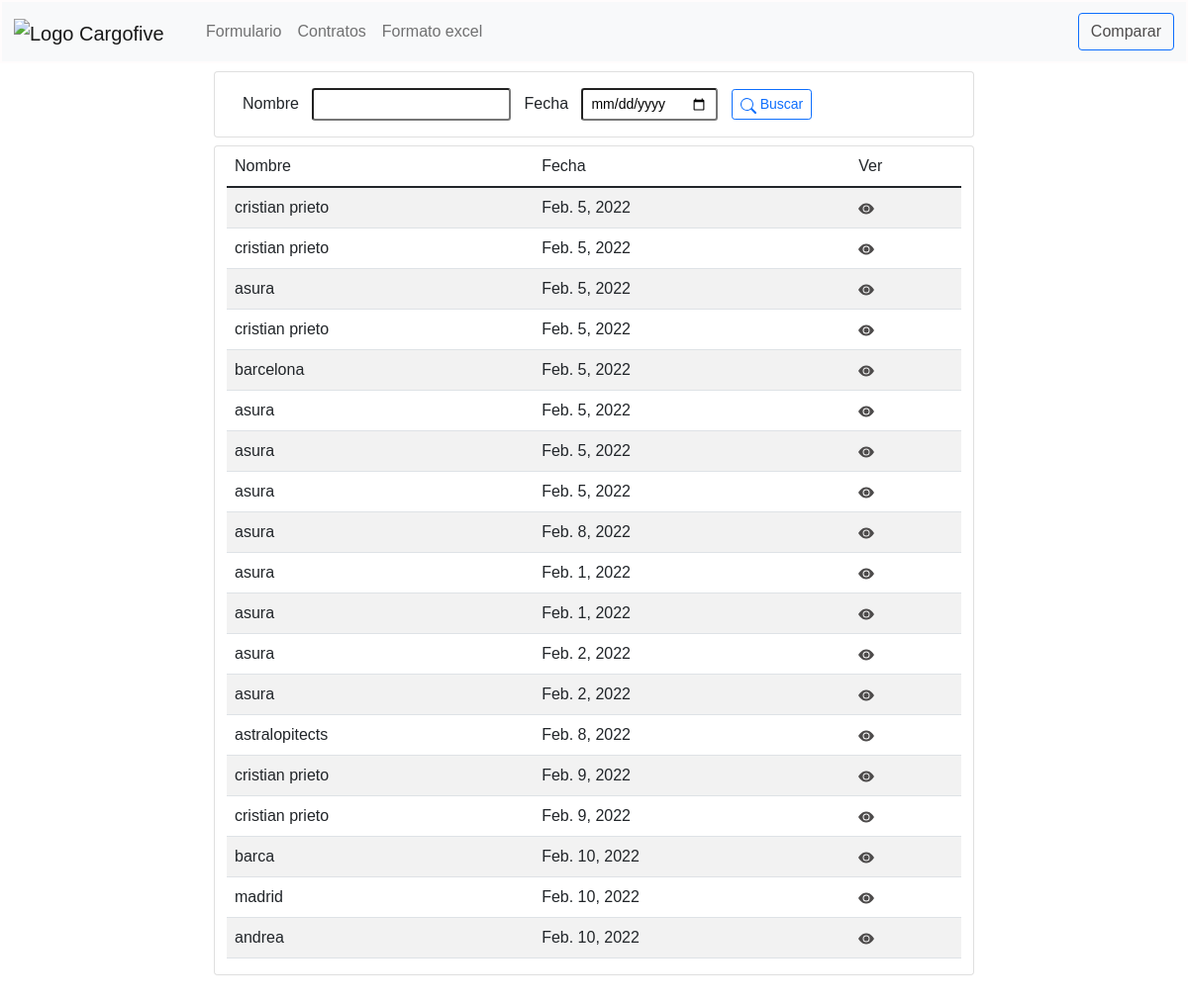
The app's page /contracts with its own data.
### cargo/models.py (models this page shows, shortened)
class Contracts(models.Model):
    name = models.CharField(max_length=100)
    date = models.DateField()
    file = models.FileField(upload_to="cargo/", validators=[validate_file_extension])

### cargo/views.py (the view)
# urls.py: path('contracts', views.contracts, name='contracts'),
def contracts(request):
    form = FilterContract()
    if request.method == 'GET':
        data = request.GET
        if data:
            if data['name'] == '' and data['date'] == '':
                contracts = Contracts.objects.all()
            elif data['name'] != '' and data['date'] != '':
                contracts = Contracts.objects.filter(name = data['name'], date = data['date'])
            elif data['name'] == '':
                contracts = Contracts.objects.filter(date = data['date'])
            else:
                contracts = Contracts.objects.filter(name = data['name'])
        else:
            contracts = Contracts.objects.all()
    return render(request, "cargo/contracts.html", {'contracts': contracts, 'form':form})

### cargo/forms.py
class FilterContract(forms.ModelForm):
    def __init__(self, *args, **kwargs):
        super().__init__(*args, **kwargs)
        for field in self.Meta.fields:
            self.fields[field].required = False
    class Meta:
        model = Contracts
        fields = ['name', 'date']
        widgets = {
            'name': forms.DateInput(attrs={'class': 'form-control-sm', 'type': 'text', 'style':'outline: none'}),
            'date': forms.DateInput(format=('%d-%m-%Y'), attrs={'class': 'datepicker form-control-sm', 'type': 'date','style':'outline: none'})
        }

### cargo/templates/cargo/contracts.html (shortened to what this page needs)
{% extends 'core/base.html' %} {% block content %}
<div class="card " style="width: 48rem;">
    <div class="card-body">
        <form action="" method="GET">
            <div class="form-row">
                <div class="col">
                    <label for="">Nombre  </label> &nbsp; {{ form.name }} &nbsp;
                    <label for="">Fecha </label> &nbsp; {{ form.date }}&nbsp;&nbsp;
                    <button type="submit" class="btn btn-outline-primary btn-sm">
                        Buscar
                    </button>
                </div>
            </div>
        </form>
    </div>
</div>
<div class="card mt-2 mb-5" style="width: 48rem;">
    <table class="table table-striped">
        <thead>
            <tr>
                <td>Nombre</td>
                <td>Fecha</td>
                <td>Ver</td>
            </tr>
        </thead>
        <tbody>
            {% for contract in contracts %}
            <tr>
                <td>{{ contract.name }}</td>
                <td>{{ contract.date }}</td>
                <td>
                    <a href="{% url 'contract' contract.id %}">
                        <svg xmlns="http://www.w3.org/2000/svg" width="16" height="16" fill="currentColor" class="bi bi-eye-fill" viewBox="0 0 16 16">
                    <path d="M10.5 8a2.5 2.5 0 1 1-5 0 2.5 2.5 0 0 1 5 0z"/>
                    <path d="M0 8s3-5.5 8-5.5S16 8 16 8s-3 5.5-8 5.5S0 8 0 8zm8 3.5a3.5 3.5 0 1 0 0-7 3.5 3.5 0 0 0 0 7z"/>
                  </svg>
                    </a>
                </td>
            </tr>
            {% endfor %}
        </tbody>
    </table>
</div>
{% endblock %}

### core/templates/core/base.html (shortened to what this page needs)
{% load static %}
<!DOCTYPE html>
<html lang="en">
<head>
    <link href="https://cdn.jsdelivr.net/npm/bootstrap@5.1.3/dist/css/bootstrap.min.css" rel="stylesheet" />
    <link href="{% static 'core/css/base.css' %}" rel="stylesheet" />
</head>
<body>
    <header>
        <nav class="navbar navbar-expand-lg navbar-light bg-light">
            <div class="container-fluid">
                <a class="navbar-brand" href="{% url 'new_contract' %}">
                    <img src="https://cargofive.com/wp-content/uploads/2018/07/logo.svg" alt="Logo Cargofive" class="d-inline-block align-text-top" />
                </a>
                <div class="collapse navbar-collapse" id="navbarText">
                    <ul class="navbar-nav me-auto mb-2 mb-lg-0">
                        <li class="nav-item">
                            <a class="nav-link" href="{% url 'new_contract' %}">Formulario</a>
                        </li>
                        <li class="nav-item">
                            <a class="nav-link" href="{% url 'contracts' %}">Contratos</a>
                        </li>
                        <li class="nav-item">
                            <a class="nav-link" href="/media/format/Formato.xlsx" download>Formato excel</a>
                        </li>
                    </ul>
                    <button class="btn btn-outline-primary" type="submit"><a href="{% url 'comparison' %}">Comparar</a></button>
                </div>
        </nav>
    </header>
    <div class="container mt-2 ">
        <div class="row justify-content-center">
            {% block content %} {% endblock %}
        </div>
    </div>
</body>
</html>

### core/static/core/css/base.css (style rules this page uses)
body { margin: 0; padding: 0; font-family: Verdana, Geneva, Tahoma, sans-serif; }
header { background: #fffcfc; padding: 2px; }
img { width: 170px; }
a { color: #4d4b4b; text-decoration: none; }

### records on screen
Contracts: name "cristian prieto", date "Feb. 5, 2022"
Contracts: name "cristian prieto", date "Feb. 5, 2022"
Contracts: name "asura", date "Feb. 5, 2022"
Contracts: name "cristian prieto", date "Feb. 5, 2022"
Contracts: name "barcelona", date "Feb. 5, 2022"
Contracts: name "asura", date "Feb. 5, 2022"
Contracts: name "asura", date "Feb. 5, 2022"
Contracts: name "asura", date "Feb. 5, 2022"
Contracts: name "asura", date "Feb. 8, 2022"
Contracts: name "asura", date "Feb. 1, 2022"
Contracts: name "asura", date "Feb. 1, 2022"
Contracts: name "asura", date "Feb. 2, 2022"
Contracts: name "asura", date "Feb. 2, 2022"
Contracts: name "astralopitects", date "Feb. 8, 2022"
Contracts: name "cristian prieto", date "Feb. 9, 2022"
Contracts: name "cristian prieto", date "Feb. 9, 2022"
Contracts: name "barca", date "Feb. 10, 2022"
Contracts: name "madrid", date "Feb. 10, 2022"
Contracts: name "andrea", date "Feb. 10, 2022"
